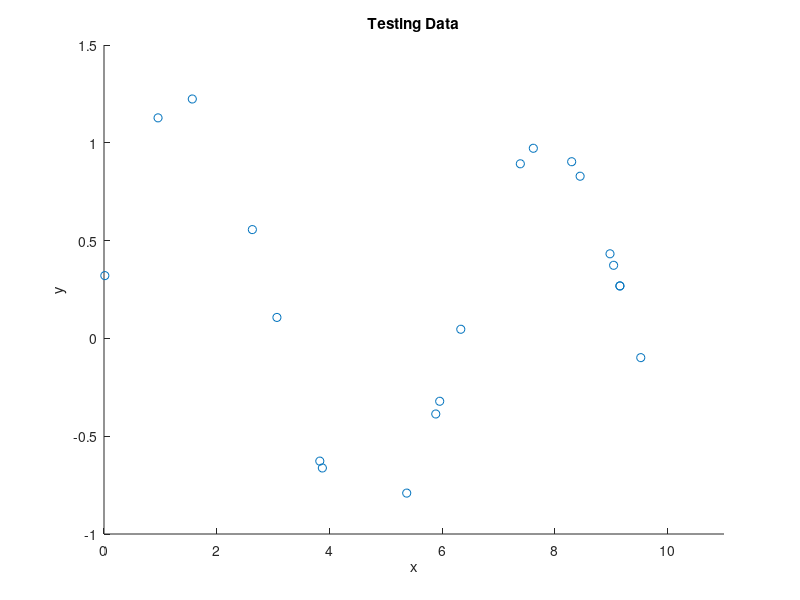

MATLAB code for this plot: (Note: this script raises an error after producing the figure.)
% For 10 data points
clear; close all; clc;
n = 20;                         %Change Here for number of Training points
m = 20;                         %Change Here for number of Testing points
x1 = (10/n:10/n:10);
y1 = sin(x1)+normpdf(x1,0.5,1.2);
scatter(x1,y1), xlabel('x'),ylabel('y'),axis([0 11 -1 1.5]),title('Training Data');
fprintf('Program paused. Press enter to continue.\n');
pause;
x2 = sort(10*rand(1, m));
y4 = sin(x2)+normpdf(x2,0.5,1.2);
scatter(x2,y4), xlabel('x'),ylabel('y'),axis([0 11 -1 1.5]),title('Testing Data');
fprintf('Program paused. Press enter to continue.\n');
pause;
y1 = y1';
y4 = y4';
l1 = zeros(1, 10);
l2 = zeros(1, 10);
r1 = zeros(1, 10);
r2 = zeros(1, 10);
for k = 1:10
   for i = 1:k
       X1(:,i)=x1'.^i;
       X2(:,i)=x2'.^i;
   end
   X1 = [ones(n, 1) X1];
   X2 = [ones(m, 1) X2];
   a = ((X1'*X1)\X1')*y1;
   fprintf('The matrix X for k = %d is:\n', k);
   disp(X1);
   fprintf('and the vector A is:\n');
   disp(a);
   y2 = X1*a;
   y5 = X2*a;
   y3 = y1-y2;
   y6 = y4-y5; 
   TrainLSE = sumsqr(y3);
   TestLSE = sumsqr(y6);
   TrainRMSE = sqrt(TrainLSE/n);
   TestRMSE = sqrt(TestLSE/n);
   l1(1,k) = TrainLSE;
   l2(1,k) = TestLSE;
   r1(1,k) = TrainRMSE;
   r2(1,k) = TestRMSE;
   fprintf('The Least Square Training Error is ');disp(TrainLSE);
   fprintf('The Root Mean Square Training Error is ');disp(TrainRMSE);
   fprintf('The Least Square Testing Error is ');disp(TestLSE);
   fprintf('The Root Mean Square Testing Error is ');disp(TestRMSE);
   fprintf('\n');
end
k = (1:1:10);
subplot(1,2,1)
plot(k,l1,k,l2,'.-'),xlabel('k'),ylabel('LSE'),grid on,axis([0 11 0 50]),legend('Training Error','Testing Error');
hold on;
subplot(1,2,2)
plot(k,r1,k,r2,'.-'),xlabel('k'),ylabel('RMSE'),grid on,axis([0 11 0 1.5]),legend('Training Error','Testing Error');
hold off;